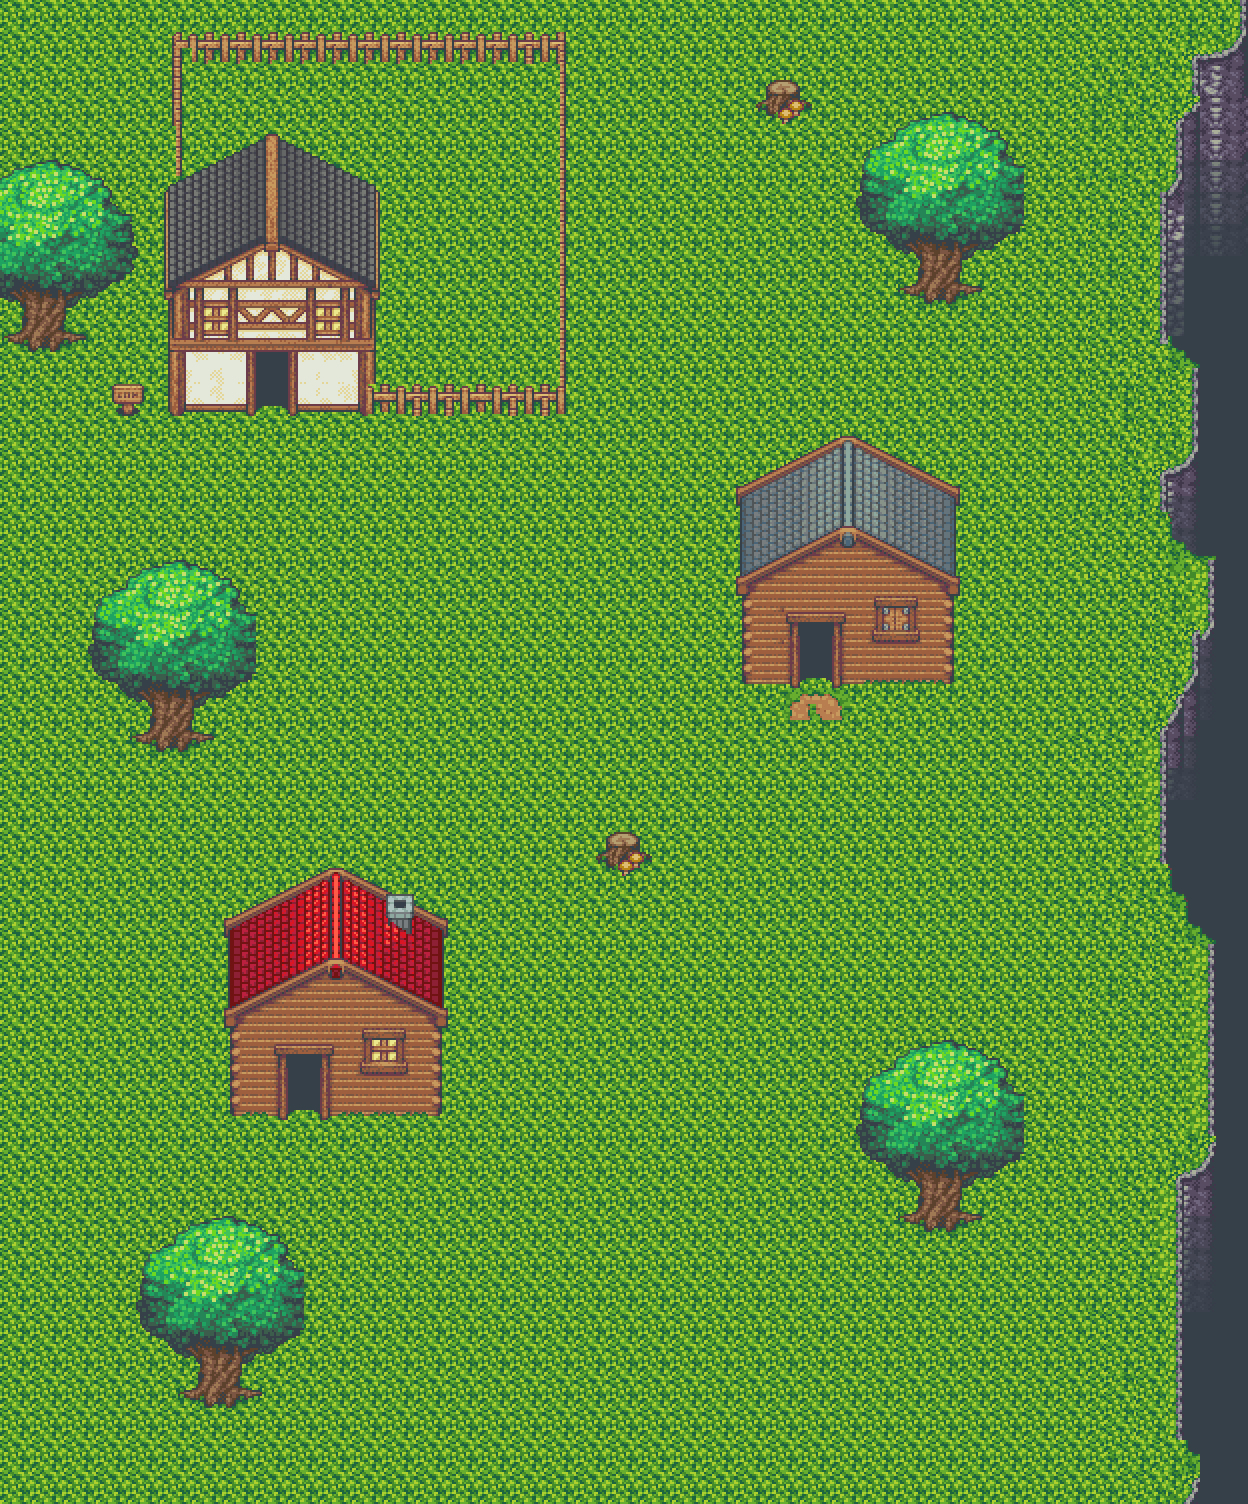

The image is a tile-based game level rendered from a .tmx file. Its description and source (layers, tilesets, objects; grid data summarised) follow:
An orthogonal 78x94 tile map with 16x16 px tiles, 9 tile layers (border, abyss, cliff4, cliff3, ...).

<map version="1.2" tiledversion="1.2.1" orientation="orthogonal" renderorder="right-down" width="78" height="94" tilewidth="16" tileheight="16" infinite="0" nextlayerid="17" nextobjectid="1">
 <tileset firstgid="1" name="master" tilewidth="16" tileheight="16" tilecount="16384" columns="128">
  <image source="../tilesets/master.png" width="2048" height="2048" />
 </tileset>
 <layer id="13" name="border" width="78" height="94">
  <properties>
   <property name="Collision" type="bool" value="true" />
  </properties>
  <data>[7332 cells, 478 non-empty, 1 distinct tile ids]</data>
 </layer>
 <layer id="7" name="abyss" width="78" height="94">
  <data>[7332 cells, 1504 non-empty, 4 distinct tile ids]</data>
 </layer>
 <layer id="8" name="cliff4" width="78" height="94" opacity="0.2">
  <data>[7332 cells, 22 non-empty, 14 distinct tile ids]</data>
 </layer>
 <layer id="9" name="cliff3" width="78" height="94" opacity="0.4">
  <data>[7332 cells, 26 non-empty, 14 distinct tile ids]</data>
 </layer>
 <layer id="10" name="cliff2" width="78" height="94" opacity="0.6">
  <data>[7332 cells, 26 non-empty, 14 distinct tile ids]</data>
 </layer>
 <layer id="11" name="cliff1" width="78" height="94">
  <data>[7332 cells, 7061 non-empty, 70 distinct tile ids]</data>
 </layer>
 <layer id="12" name="houses" width="78" height="94">
  <data>[7332 cells, 766 non-empty, 458 distinct tile ids]</data>
 </layer>
 <layer id="16" name="player" width="78" height="94">
  <data>[7332 cells, 0 non-empty, 0 distinct tile ids]</data>
 </layer>
 <layer id="15" name="above" width="78" height="94">
  <data>[7332 cells, 718 non-empty, 347 distinct tile ids]</data>
 </layer>
</map>